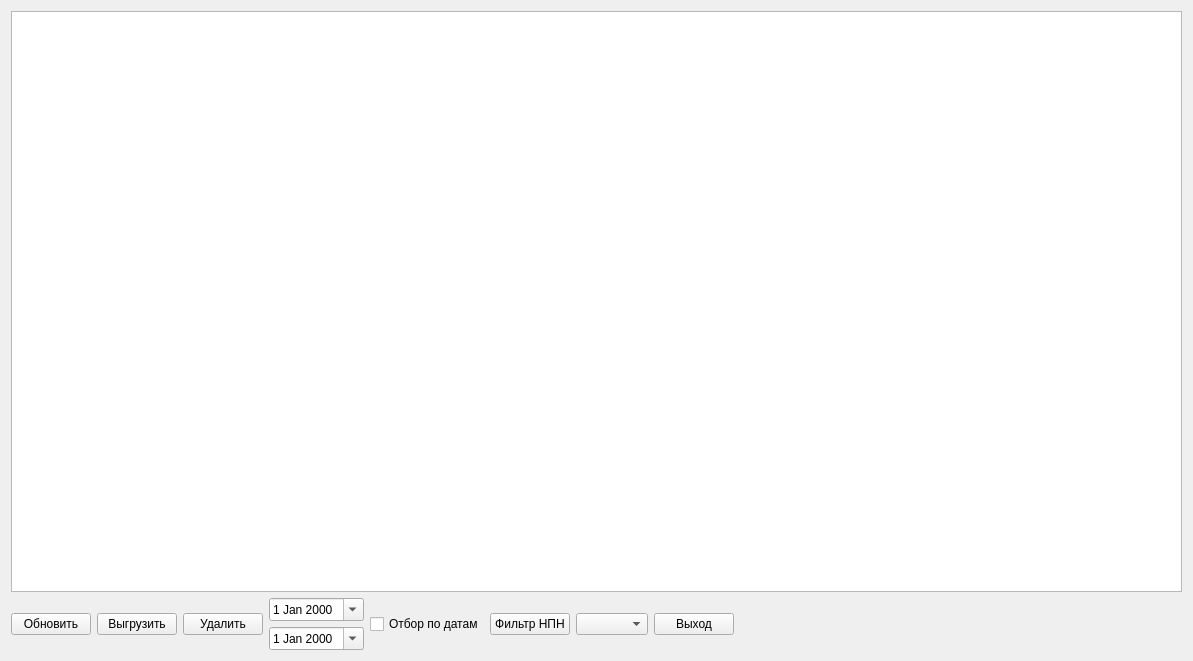
<?xml version="1.0" encoding="UTF-8"?>
<ui version="4.0">
 <class>FKos</class>
 <widget class="QWidget" name="FKos">
  <property name="windowModality">
   <enum>Qt::ApplicationModal</enum>
  </property>
  <property name="geometry">
   <rect>
    <x>0</x>
    <y>0</y>
    <width>1193</width>
    <height>661</height>
   </rect>
  </property>
  <property name="windowTitle">
   <string>Сеансы КОС</string>
  </property>
  <property name="windowIcon">
   <iconset resource="res.qrc">
    <normaloff>:/res/1/table.png</normaloff>:/res/1/table.png</iconset>
  </property>
  <layout class="QGridLayout" name="gridLayout">
   <item row="0" column="0">
    <widget class="QTableView" name="tableView"/>
   </item>
   <item row="1" column="0">
    <layout class="QHBoxLayout" name="horizontalLayout">
     <item>
      <widget class="QPushButton" name="btnRefresh">
       <property name="text">
        <string>Обновить</string>
       </property>
       <property name="icon">
        <iconset resource="res.qrc">
         <normaloff>:/res/Refresh.png</normaloff>:/res/Refresh.png</iconset>
       </property>
       <property name="iconSize">
        <size>
         <width>32</width>
         <height>32</height>
        </size>
       </property>
      </widget>
     </item>
     <item>
      <widget class="QPushButton" name="btnVigr">
       <property name="text">
        <string>Выгрузить</string>
       </property>
       <property name="icon">
        <iconset resource="res.qrc">
         <normaloff>:/res/1/folder_go.png</normaloff>:/res/1/folder_go.png</iconset>
       </property>
       <property name="iconSize">
        <size>
         <width>32</width>
         <height>32</height>
        </size>
       </property>
      </widget>
     </item>
     <item>
      <widget class="QPushButton" name="btnDel">
       <property name="text">
        <string>Удалить</string>
       </property>
       <property name="icon">
        <iconset resource="res.qrc">
         <normaloff>:/res/1/bin.png</normaloff>:/res/1/bin.png</iconset>
       </property>
       <property name="iconSize">
        <size>
         <width>32</width>
         <height>32</height>
        </size>
       </property>
      </widget>
     </item>
     <item>
      <layout class="QVBoxLayout" name="verticalLayout">
       <item>
        <widget class="QDateEdit" name="dtn">
         <property name="calendarPopup">
          <bool>true</bool>
         </property>
        </widget>
       </item>
       <item>
        <widget class="QDateEdit" name="dtk">
         <property name="calendarPopup">
          <bool>true</bool>
         </property>
        </widget>
       </item>
      </layout>
     </item>
     <item>
      <widget class="QCheckBox" name="cbDat">
       <property name="text">
        <string>Отбор по датам</string>
       </property>
      </widget>
     </item>
     <item>
      <widget class="QPushButton" name="btnFiltr">
       <property name="text">
        <string>Фильтр НПН</string>
       </property>
       <property name="icon">
        <iconset resource="res.qrc">
         <normaloff>:/res/1/filter.png</normaloff>
         <normalon>:/res/1/filter_clear.png</normalon>
         <disabledoff>:/res/1/filter.png</disabledoff>
         <disabledon>:/res/1/filter_clear.png</disabledon>
         <activeoff>:/res/1/filter.png</activeoff>
         <activeon>:/res/1/filter_clear.png</activeon>
         <selectedoff>:/res/1/filter.png</selectedoff>
         <selectedon>:/res/1/filter_clear.png</selectedon>:/res/1/filter.png</iconset>
       </property>
       <property name="iconSize">
        <size>
         <width>32</width>
         <height>32</height>
        </size>
       </property>
       <property name="checkable">
        <bool>true</bool>
       </property>
      </widget>
     </item>
     <item>
      <widget class="QComboBox" name="cbNpn"/>
     </item>
     <item>
      <widget class="QPushButton" name="btnQuit">
       <property name="text">
        <string>Выход</string>
       </property>
       <property name="icon">
        <iconset resource="res.qrc">
         <normaloff>:/res/Exit.png</normaloff>:/res/Exit.png</iconset>
       </property>
       <property name="iconSize">
        <size>
         <width>32</width>
         <height>32</height>
        </size>
       </property>
      </widget>
     </item>
     <item>
      <spacer name="horizontalSpacer">
       <property name="orientation">
        <enum>Qt::Horizontal</enum>
       </property>
       <property name="sizeHint" stdset="0">
        <size>
         <width>40</width>
         <height>20</height>
        </size>
       </property>
      </spacer>
     </item>
    </layout>
   </item>
  </layout>
 </widget>
 <resources>
  <include location="res.qrc"/>
 </resources>
 <connections/>
</ui>
